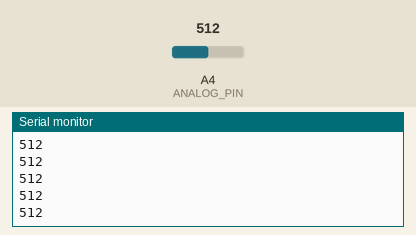
The sketch below on a simulated Arduino Uno, built with avr-gcc and run on an emulated ATmega328P. On the bench: the last lines printed to the serial monitor. The inputs (shaded band) are chosen by the test bench; at power-on: A4 (ANALOG_PIN) = 512.

Above: at 1.2 s.
1.3 s: A4 (ANALOG_PIN) set to 716
At 1.8 s:
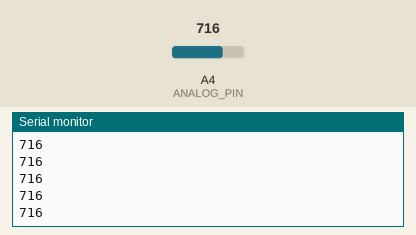
2.8 s: A4 (ANALOG_PIN) set to 900
At 3.4 s:
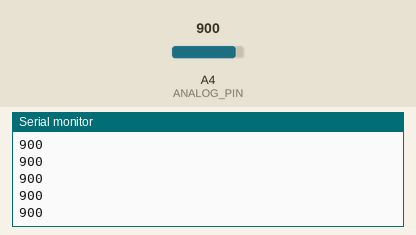
Timing chart, 0 to 5.8 s (numbered marks = the images above; inputs shaded):
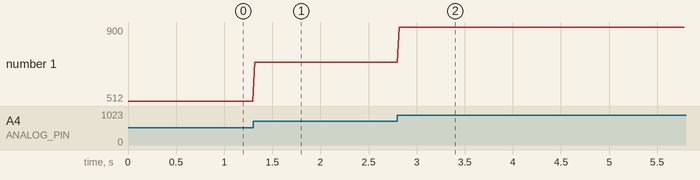

The sketch:

Practice_AnalogRead.ino
```cpp
#include <Arduino.h>

#define ANALOG_PIN 4

void setup() {
  pinMode(ANALOG_PIN, INPUT);

  Serial.begin(115200);
}

void loop() {
  Serial.println(analogRead(ANALOG_PIN));
  delay(20);
}
```

Measured:
- after the input at 1.3 s, the serial monitor: prints a new line at once (image 1)
- after the input at 2.8 s, the serial monitor: prints a new line at once (image 2)
- plotted number 1: 512 → 716 after the input at 1.3 s, 716 → 900 after the input at 2.8 s
